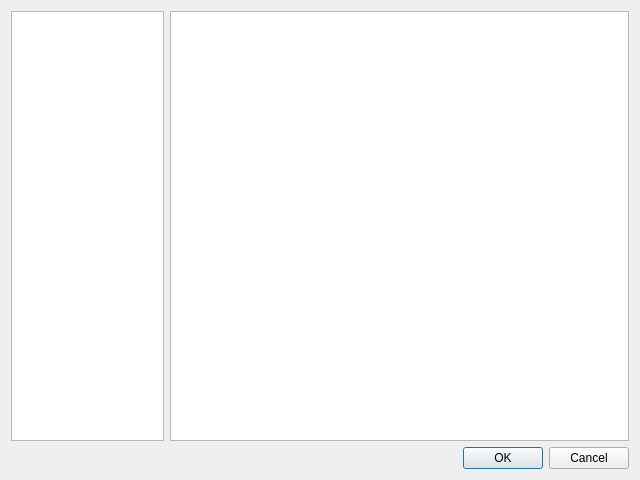
<?xml version="1.0" encoding="UTF-8"?>
<ui version="4.0">
 <class>Dialog</class>
 <widget class="QDialog" name="Dialog">
  <property name="geometry">
   <rect>
    <x>0</x>
    <y>0</y>
    <width>640</width>
    <height>480</height>
   </rect>
  </property>
  <property name="windowTitle">
   <string>Dialog</string>
  </property>
  <layout class="QVBoxLayout" name="verticalLayout">
   <item>
    <layout class="QHBoxLayout" name="horizontalLayout_2" stretch="1,3">
     <item>
      <widget class="QTreeWidget" name="treeWidget_2">
       <attribute name="headerVisible">
        <bool>false</bool>
       </attribute>
       <column>
        <property name="text">
         <string notr="true">1</string>
        </property>
       </column>
      </widget>
     </item>
     <item>
      <widget class="QTextEdit" name="textEdit">
       <property name="readOnly">
        <bool>true</bool>
       </property>
      </widget>
     </item>
    </layout>
   </item>
   <item>
    <widget class="QDialogButtonBox" name="buttonBox">
     <property name="orientation">
      <enum>Qt::Horizontal</enum>
     </property>
     <property name="standardButtons">
      <set>QDialogButtonBox::Cancel|QDialogButtonBox::Ok</set>
     </property>
    </widget>
   </item>
  </layout>
 </widget>
 <resources/>
 <connections>
  <connection>
   <sender>buttonBox</sender>
   <signal>accepted()</signal>
   <receiver>Dialog</receiver>
   <slot>accept()</slot>
   <hints>
    <hint type="sourcelabel">
     <x>248</x>
     <y>254</y>
    </hint>
    <hint type="destinationlabel">
     <x>157</x>
     <y>274</y>
    </hint>
   </hints>
  </connection>
  <connection>
   <sender>buttonBox</sender>
   <signal>rejected()</signal>
   <receiver>Dialog</receiver>
   <slot>reject()</slot>
   <hints>
    <hint type="sourcelabel">
     <x>316</x>
     <y>260</y>
    </hint>
    <hint type="destinationlabel">
     <x>286</x>
     <y>274</y>
    </hint>
   </hints>
  </connection>
 </connections>
</ui>
